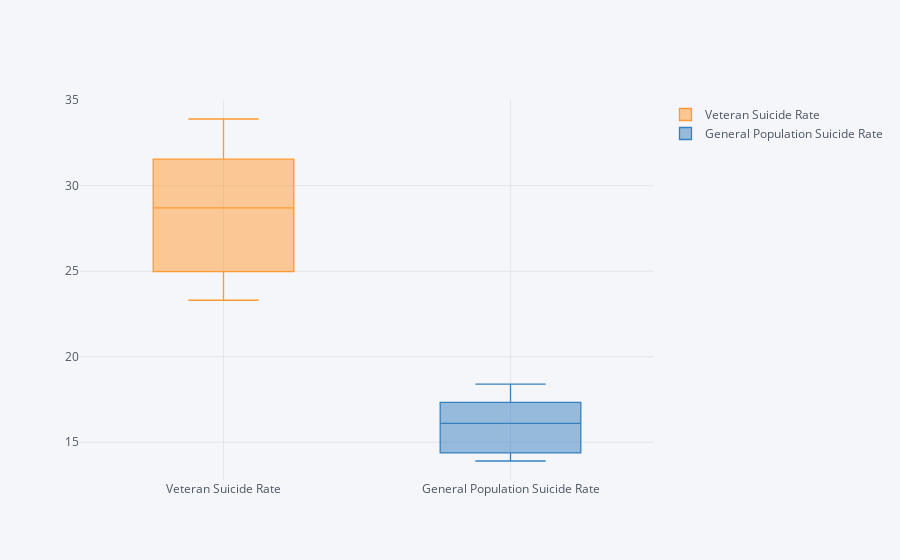

Notebook code for this chart:
### Markdown cell above
###  Are veterans more vulnerable to suicide than the general population?

### Code cell
#Load dataframe df_age_rename which was the df_age with renamed columns
df_age_rename

#Create dataframe with .loc() ['State of Death'] == 'U.S. Total' & ['Age Group'] == 'All')

df_rate2=df_age_rename.loc[(df_age['State of Death'] == 'U.S. Total') & (df_age['Age Group'] == 'All')]

#Create dataframe with only selected columns to use for iplot

df_rate_only=df_rate2[['Veteran Suicide Rate', 'General Population Suicide Rate']]

#Create plotly interactive image kind='box'

df_rate_only.iplot(kind='box')

### Figure 1 — Plotly figure (JSON) as saved in the notebook; plotly's stock layout.template omitted (floating-point values rounded to 4 significant figures)
{"data": [{"boxpoints": false, "line": {"width": 1.3}, "marker": {"color": "rgba(255, 153, 51, 1.0)"}, "name": "Veteran Suicide Rate", "orientation": "v", "type": "box", "y": [23.3, 24.2, 24, 24.2, 24.9, 25, 26.4, 28.1, 28.3, 28.7, 28.7, 29, 29.6, 30.7, 31.2, 31, 32.6, 33.3, 32.7, 32.6, 33.9]}, {"boxpoints": false, "line": {"width": 1.3}, "marker": {"color": "rgba(55, 128, 191, 1.0)"}, "name": "General Population Suicide Rate", "orientation": "v", "type": "box", "y": [13.9, 14.3, 14.1, 14.3, 14.2, 14.4, 14.9, 15.2, 15.4, 15.9, 16.1, 16.4, 16.5, 16.9, 17.3, 17.4, 18, 18.4, 18, 17.2, 18]}], "layout": {"legend": {"bgcolor": "#F5F6F9", "font": {"color": "#4D5663"}}, "paper_bgcolor": "#F5F6F9", "plot_bgcolor": "#F5F6F9", "title": {"font": {"color": "#4D5663"}}, "xaxis": {"gridcolor": "#E1E5ED", "showgrid": true, "tickfont": {"color": "#4D5663"}, "title": {"font": {"color": "#4D5663"}, "text": ""}, "zerolinecolor": "#E1E5ED"}, "yaxis": {"gridcolor": "#E1E5ED", "showgrid": true, "tickfont": {"color": "#4D5663"}, "title": {"font": {"color": "#4D5663"}, "text": ""}, "zerolinecolor": "#E1E5ED"}}}
